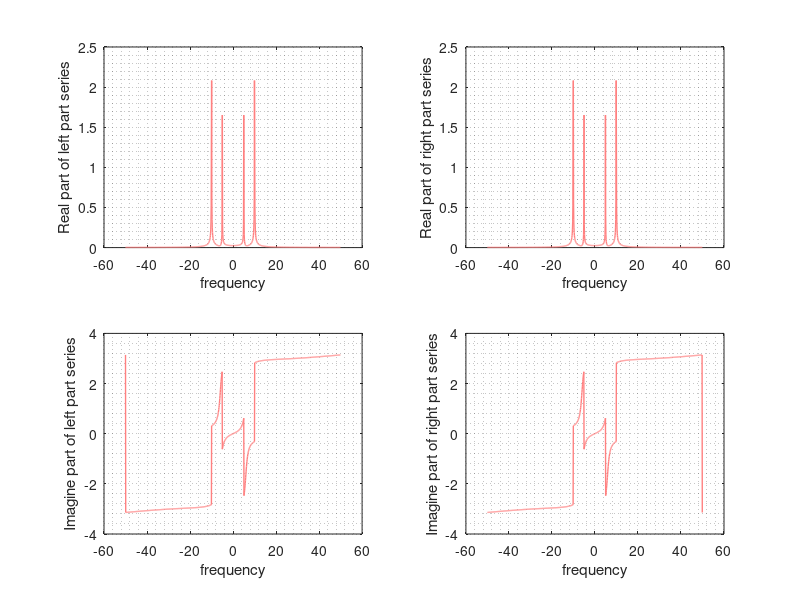
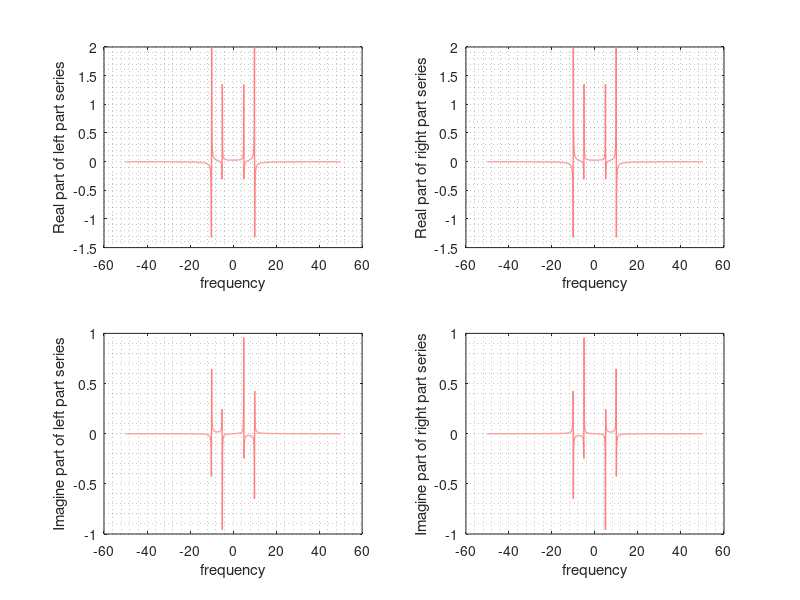
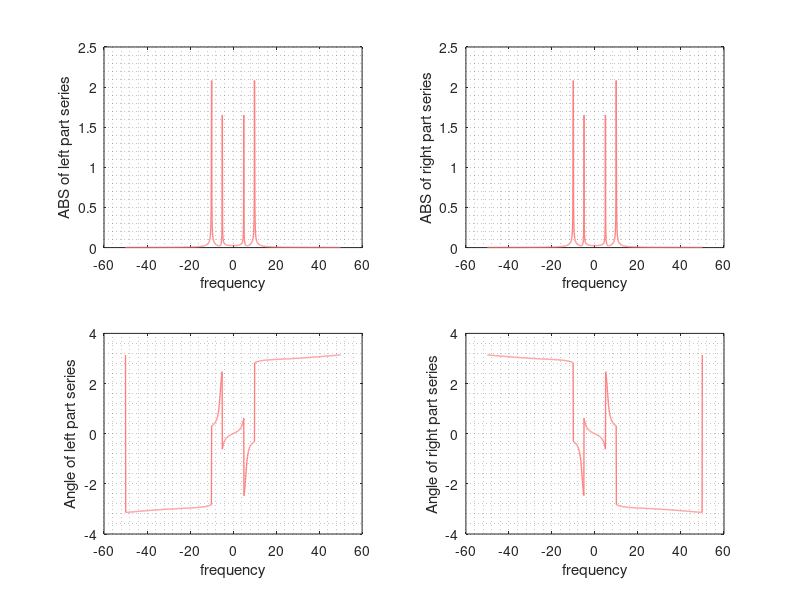

Reproduce these figures in MATLAB, in order.

% Author: Changgang Zheng
% UESTC ID: 2016200302027
% UoG ID: 2289258z
clear;
clc;

fs=100; % sampling frequency；
N=1024;% sampling points number；
n=[0:N-1]; %order sequence; 
t=n/fs; % time sequence;
x=5.5*sin(20*pi*t)+3.5*cos(10*pi*t); % a complex sequence tested.
X=fft(x,N)/N;% fast frourier transform
X=fftshift(X); 
Y=fliplr(X); %X(e^-jw)
Y_conj=conj(Y);
f=[-N/2:N/2-1]*fs/N; % frequency sequence;

% figure 1
figure(1);
subplot(2,2,1);plot(f,abs(X),'LineWidth',1,'color',[1,0.5,0.5]);
grid minor;xlabel('frequency');ylabel('Real part of left part series')
subplot(2,2,2);plot(f,abs(Y_conj),'LineWidth',1,'color',[1,0.5,0.5]);
grid minor;xlabel('frequency');ylabel('Real part of right part series')
subplot(2,2,3);plot(f,angle(X),'LineWidth',1,'color',[1,0.5,0.5]);
grid minor;xlabel('frequency');ylabel('Imagine part of left part series')
subplot(2,2,4);plot(f,angle(Y_conj),'LineWidth',1,'color',[1,0.5,0.5]);
grid minor;xlabel('frequency');ylabel('Imagine part of right part series')

% figure 2
figure(2);
subplot(2,2,1);plot(f,real(X),'LineWidth',1,'color',[1,0.5,0.5]);
grid minor;xlabel('frequency');ylabel('Real part of left part series')
subplot(2,2,2);plot(f,real(Y),'LineWidth',1,'color',[1,0.5,0.5]);
grid minor;xlabel('frequency');ylabel('Real part of right part series')
subplot(2,2,3);plot(f,imag(X),'LineWidth',1,'color',[1,0.5,0.5]);
grid minor;xlabel('frequency');ylabel('Imagine part of left part series')
subplot(2,2,4);plot(f,imag(Y),'LineWidth',1,'color',[1,0.5,0.5]);
grid minor;xlabel('frequency');ylabel('Imagine part of right part series')

% figure 3
x_real=real(x); %x_real[n]
X_real=fftshift(fft(x_real,N))*2/N;
X_cs=0.5*(X+conj(fliplr(X)));
figure(3);
subplot(2,2,1);plot(f,abs(X),'LineWidth',1,'color',[1,0.5,0.5]);
grid minor;xlabel('frequency');ylabel('ABS of left part series')
subplot(2,2,2);plot(f,abs(Y),'LineWidth',1,'color',[1,0.5,0.5]);
grid minor;xlabel('frequency');ylabel('ABS of right part series')
subplot(2,2,3);plot(f,angle(X),'LineWidth',1,'color',[1,0.5,0.5]);
grid minor;xlabel('frequency');ylabel('Angle of left part series')
subplot(2,2,4);plot(f,angle(Y),'LineWidth',1,'color',[1,0.5,0.5]);
grid minor;xlabel('frequency');ylabel('Angle of right part series')

